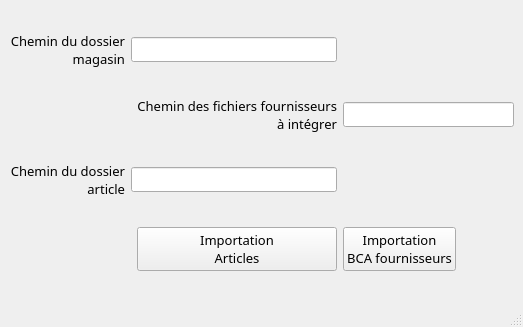
<?xml version="1.0" encoding="UTF-8"?>
<ui version="4.0">
 <class>MainWindow</class>
 <widget class="QMainWindow" name="MainWindow">
  <property name="geometry">
   <rect>
    <x>0</x>
    <y>0</y>
    <width>523</width>
    <height>327</height>
   </rect>
  </property>
  <property name="font">
   <font>
    <family>Gill Sans MT</family>
   </font>
  </property>
  <property name="windowTitle">
   <string>Imports kwisatz</string>
  </property>
  <property name="toolButtonStyle">
   <enum>Qt::ToolButtonIconOnly</enum>
  </property>
  <widget class="QWidget" name="centralwidget">
   <layout class="QGridLayout" name="gridLayout">
    <item row="4" column="0">
     <widget class="QLabel" name="labelArticles">
      <property name="palette">
       <palette>
        <active>
         <colorrole role="Button">
          <brush brushstyle="SolidPattern">
           <color alpha="255">
            <red>0</red>
            <green>0</green>
            <blue>255</blue>
           </color>
          </brush>
         </colorrole>
         <colorrole role="Text">
          <brush brushstyle="SolidPattern">
           <color alpha="255">
            <red>0</red>
            <green>0</green>
            <blue>255</blue>
           </color>
          </brush>
         </colorrole>
         <colorrole role="BrightText">
          <brush brushstyle="SolidPattern">
           <color alpha="255">
            <red>0</red>
            <green>0</green>
            <blue>255</blue>
           </color>
          </brush>
         </colorrole>
        </active>
        <inactive>
         <colorrole role="Button">
          <brush brushstyle="SolidPattern">
           <color alpha="255">
            <red>0</red>
            <green>0</green>
            <blue>255</blue>
           </color>
          </brush>
         </colorrole>
         <colorrole role="Text">
          <brush brushstyle="SolidPattern">
           <color alpha="255">
            <red>0</red>
            <green>0</green>
            <blue>255</blue>
           </color>
          </brush>
         </colorrole>
         <colorrole role="BrightText">
          <brush brushstyle="SolidPattern">
           <color alpha="255">
            <red>0</red>
            <green>0</green>
            <blue>255</blue>
           </color>
          </brush>
         </colorrole>
        </inactive>
        <disabled>
         <colorrole role="Button">
          <brush brushstyle="SolidPattern">
           <color alpha="255">
            <red>0</red>
            <green>0</green>
            <blue>255</blue>
           </color>
          </brush>
         </colorrole>
         <colorrole role="Text">
          <brush brushstyle="SolidPattern">
           <color alpha="255">
            <red>120</red>
            <green>120</green>
            <blue>120</blue>
           </color>
          </brush>
         </colorrole>
         <colorrole role="BrightText">
          <brush brushstyle="SolidPattern">
           <color alpha="255">
            <red>0</red>
            <green>0</green>
            <blue>255</blue>
           </color>
          </brush>
         </colorrole>
        </disabled>
       </palette>
      </property>
      <property name="font">
       <font>
        <pointsize>10</pointsize>
       </font>
      </property>
      <property name="contextMenuPolicy">
       <enum>Qt::DefaultContextMenu</enum>
      </property>
      <property name="text">
       <string>Chemin du dossier
article</string>
      </property>
      <property name="alignment">
       <set>Qt::AlignRight|Qt::AlignTrailing|Qt::AlignVCenter</set>
      </property>
      <property name="textInteractionFlags">
       <set>Qt::NoTextInteraction</set>
      </property>
     </widget>
    </item>
    <item row="5" column="5">
     <spacer name="horizontalSpacer">
      <property name="orientation">
       <enum>Qt::Horizontal</enum>
      </property>
      <property name="sizeHint" stdset="0">
       <size>
        <width>44</width>
        <height>20</height>
       </size>
      </property>
     </spacer>
    </item>
    <item row="5" column="4">
     <widget class="QPushButton" name="BCAButton">
      <property name="font">
       <font>
        <family>Gill Sans MT</family>
        <pointsize>10</pointsize>
       </font>
      </property>
      <property name="cursor">
       <cursorShape>PointingHandCursor</cursorShape>
      </property>
      <property name="text">
       <string>Importation
BCA fournisseurs</string>
      </property>
     </widget>
    </item>
    <item row="0" column="0">
     <widget class="QLabel" name="labelBasePath">
      <property name="palette">
       <palette>
        <active>
         <colorrole role="WindowText">
          <brush brushstyle="SolidPattern">
           <color alpha="255">
            <red>0</red>
            <green>0</green>
            <blue>0</blue>
           </color>
          </brush>
         </colorrole>
         <colorrole role="Button">
          <brush brushstyle="SolidPattern">
           <color alpha="255">
            <red>85</red>
            <green>170</green>
            <blue>255</blue>
           </color>
          </brush>
         </colorrole>
         <colorrole role="Light">
          <brush brushstyle="SolidPattern">
           <color alpha="255">
            <red>213</red>
            <green>234</green>
            <blue>255</blue>
           </color>
          </brush>
         </colorrole>
         <colorrole role="Midlight">
          <brush brushstyle="SolidPattern">
           <color alpha="255">
            <red>149</red>
            <green>202</green>
            <blue>255</blue>
           </color>
          </brush>
         </colorrole>
         <colorrole role="Dark">
          <brush brushstyle="SolidPattern">
           <color alpha="255">
            <red>42</red>
            <green>85</green>
            <blue>127</blue>
           </color>
          </brush>
         </colorrole>
         <colorrole role="Mid">
          <brush brushstyle="SolidPattern">
           <color alpha="255">
            <red>56</red>
            <green>113</green>
            <blue>170</blue>
           </color>
          </brush>
         </colorrole>
         <colorrole role="Text">
          <brush brushstyle="SolidPattern">
           <color alpha="255">
            <red>0</red>
            <green>0</green>
            <blue>0</blue>
           </color>
          </brush>
         </colorrole>
         <colorrole role="BrightText">
          <brush brushstyle="SolidPattern">
           <color alpha="255">
            <red>255</red>
            <green>255</green>
            <blue>255</blue>
           </color>
          </brush>
         </colorrole>
         <colorrole role="ButtonText">
          <brush brushstyle="SolidPattern">
           <color alpha="255">
            <red>0</red>
            <green>0</green>
            <blue>0</blue>
           </color>
          </brush>
         </colorrole>
         <colorrole role="Base">
          <brush brushstyle="SolidPattern">
           <color alpha="255">
            <red>255</red>
            <green>255</green>
            <blue>255</blue>
           </color>
          </brush>
         </colorrole>
         <colorrole role="Window">
          <brush brushstyle="SolidPattern">
           <color alpha="255">
            <red>85</red>
            <green>170</green>
            <blue>255</blue>
           </color>
          </brush>
         </colorrole>
         <colorrole role="Shadow">
          <brush brushstyle="SolidPattern">
           <color alpha="255">
            <red>0</red>
            <green>0</green>
            <blue>0</blue>
           </color>
          </brush>
         </colorrole>
         <colorrole role="AlternateBase">
          <brush brushstyle="SolidPattern">
           <color alpha="255">
            <red>170</red>
            <green>212</green>
            <blue>255</blue>
           </color>
          </brush>
         </colorrole>
         <colorrole role="ToolTipBase">
          <brush brushstyle="SolidPattern">
           <color alpha="255">
            <red>255</red>
            <green>255</green>
            <blue>220</blue>
           </color>
          </brush>
         </colorrole>
         <colorrole role="ToolTipText">
          <brush brushstyle="SolidPattern">
           <color alpha="255">
            <red>0</red>
            <green>0</green>
            <blue>0</blue>
           </color>
          </brush>
         </colorrole>
        </active>
        <inactive>
         <colorrole role="WindowText">
          <brush brushstyle="SolidPattern">
           <color alpha="255">
            <red>0</red>
            <green>0</green>
            <blue>0</blue>
           </color>
          </brush>
         </colorrole>
         <colorrole role="Button">
          <brush brushstyle="SolidPattern">
           <color alpha="255">
            <red>85</red>
            <green>170</green>
            <blue>255</blue>
           </color>
          </brush>
         </colorrole>
         <colorrole role="Light">
          <brush brushstyle="SolidPattern">
           <color alpha="255">
            <red>213</red>
            <green>234</green>
            <blue>255</blue>
           </color>
          </brush>
         </colorrole>
         <colorrole role="Midlight">
          <brush brushstyle="SolidPattern">
           <color alpha="255">
            <red>149</red>
            <green>202</green>
            <blue>255</blue>
           </color>
          </brush>
         </colorrole>
         <colorrole role="Dark">
          <brush brushstyle="SolidPattern">
           <color alpha="255">
            <red>42</red>
            <green>85</green>
            <blue>127</blue>
           </color>
          </brush>
         </colorrole>
         <colorrole role="Mid">
          <brush brushstyle="SolidPattern">
           <color alpha="255">
            <red>56</red>
            <green>113</green>
            <blue>170</blue>
           </color>
          </brush>
         </colorrole>
         <colorrole role="Text">
          <brush brushstyle="SolidPattern">
           <color alpha="255">
            <red>0</red>
            <green>0</green>
            <blue>0</blue>
           </color>
          </brush>
         </colorrole>
         <colorrole role="BrightText">
          <brush brushstyle="SolidPattern">
           <color alpha="255">
            <red>255</red>
            <green>255</green>
            <blue>255</blue>
           </color>
          </brush>
         </colorrole>
         <colorrole role="ButtonText">
          <brush brushstyle="SolidPattern">
           <color alpha="255">
            <red>0</red>
            <green>0</green>
            <blue>0</blue>
           </color>
          </brush>
         </colorrole>
         <colorrole role="Base">
          <brush brushstyle="SolidPattern">
           <color alpha="255">
            <red>255</red>
            <green>255</green>
            <blue>255</blue>
           </color>
          </brush>
         </colorrole>
         <colorrole role="Window">
          <brush brushstyle="SolidPattern">
           <color alpha="255">
            <red>85</red>
            <green>170</green>
            <blue>255</blue>
           </color>
          </brush>
         </colorrole>
         <colorrole role="Shadow">
          <brush brushstyle="SolidPattern">
           <color alpha="255">
            <red>0</red>
            <green>0</green>
            <blue>0</blue>
           </color>
          </brush>
         </colorrole>
         <colorrole role="AlternateBase">
          <brush brushstyle="SolidPattern">
           <color alpha="255">
            <red>170</red>
            <green>212</green>
            <blue>255</blue>
           </color>
          </brush>
         </colorrole>
         <colorrole role="ToolTipBase">
          <brush brushstyle="SolidPattern">
           <color alpha="255">
            <red>255</red>
            <green>255</green>
            <blue>220</blue>
           </color>
          </brush>
         </colorrole>
         <colorrole role="ToolTipText">
          <brush brushstyle="SolidPattern">
           <color alpha="255">
            <red>0</red>
            <green>0</green>
            <blue>0</blue>
           </color>
          </brush>
         </colorrole>
        </inactive>
        <disabled>
         <colorrole role="WindowText">
          <brush brushstyle="SolidPattern">
           <color alpha="255">
            <red>42</red>
            <green>85</green>
            <blue>127</blue>
           </color>
          </brush>
         </colorrole>
         <colorrole role="Button">
          <brush brushstyle="SolidPattern">
           <color alpha="255">
            <red>85</red>
            <green>170</green>
            <blue>255</blue>
           </color>
          </brush>
         </colorrole>
         <colorrole role="Light">
          <brush brushstyle="SolidPattern">
           <color alpha="255">
            <red>213</red>
            <green>234</green>
            <blue>255</blue>
           </color>
          </brush>
         </colorrole>
         <colorrole role="Midlight">
          <brush brushstyle="SolidPattern">
           <color alpha="255">
            <red>149</red>
            <green>202</green>
            <blue>255</blue>
           </color>
          </brush>
         </colorrole>
         <colorrole role="Dark">
          <brush brushstyle="SolidPattern">
           <color alpha="255">
            <red>42</red>
            <green>85</green>
            <blue>127</blue>
           </color>
          </brush>
         </colorrole>
         <colorrole role="Mid">
          <brush brushstyle="SolidPattern">
           <color alpha="255">
            <red>56</red>
            <green>113</green>
            <blue>170</blue>
           </color>
          </brush>
         </colorrole>
         <colorrole role="Text">
          <brush brushstyle="SolidPattern">
           <color alpha="255">
            <red>42</red>
            <green>85</green>
            <blue>127</blue>
           </color>
          </brush>
         </colorrole>
         <colorrole role="BrightText">
          <brush brushstyle="SolidPattern">
           <color alpha="255">
            <red>255</red>
            <green>255</green>
            <blue>255</blue>
           </color>
          </brush>
         </colorrole>
         <colorrole role="ButtonText">
          <brush brushstyle="SolidPattern">
           <color alpha="255">
            <red>42</red>
            <green>85</green>
            <blue>127</blue>
           </color>
          </brush>
         </colorrole>
         <colorrole role="Base">
          <brush brushstyle="SolidPattern">
           <color alpha="255">
            <red>85</red>
            <green>170</green>
            <blue>255</blue>
           </color>
          </brush>
         </colorrole>
         <colorrole role="Window">
          <brush brushstyle="SolidPattern">
           <color alpha="255">
            <red>85</red>
            <green>170</green>
            <blue>255</blue>
           </color>
          </brush>
         </colorrole>
         <colorrole role="Shadow">
          <brush brushstyle="SolidPattern">
           <color alpha="255">
            <red>0</red>
            <green>0</green>
            <blue>0</blue>
           </color>
          </brush>
         </colorrole>
         <colorrole role="AlternateBase">
          <brush brushstyle="SolidPattern">
           <color alpha="255">
            <red>85</red>
            <green>170</green>
            <blue>255</blue>
           </color>
          </brush>
         </colorrole>
         <colorrole role="ToolTipBase">
          <brush brushstyle="SolidPattern">
           <color alpha="255">
            <red>255</red>
            <green>255</green>
            <blue>220</blue>
           </color>
          </brush>
         </colorrole>
         <colorrole role="ToolTipText">
          <brush brushstyle="SolidPattern">
           <color alpha="255">
            <red>0</red>
            <green>0</green>
            <blue>0</blue>
           </color>
          </brush>
         </colorrole>
        </disabled>
       </palette>
      </property>
      <property name="font">
       <font>
        <pointsize>10</pointsize>
       </font>
      </property>
      <property name="text">
       <string>Chemin du dossier
 magasin</string>
      </property>
      <property name="textFormat">
       <enum>Qt::AutoText</enum>
      </property>
      <property name="scaledContents">
       <bool>false</bool>
      </property>
      <property name="alignment">
       <set>Qt::AlignRight|Qt::AlignTrailing|Qt::AlignVCenter</set>
      </property>
      <property name="wordWrap">
       <bool>false</bool>
      </property>
      <property name="textInteractionFlags">
       <set>Qt::NoTextInteraction</set>
      </property>
     </widget>
    </item>
    <item row="5" column="3">
     <widget class="QPushButton" name="articlesButton">
      <property name="font">
       <font>
        <family>Gill Sans MT</family>
        <pointsize>10</pointsize>
       </font>
      </property>
      <property name="cursor">
       <cursorShape>PointingHandCursor</cursorShape>
      </property>
      <property name="mouseTracking">
       <bool>false</bool>
      </property>
      <property name="focusPolicy">
       <enum>Qt::StrongFocus</enum>
      </property>
      <property name="text">
       <string>Importation
Articles</string>
      </property>
     </widget>
    </item>
    <item row="4" column="2" colspan="2">
     <widget class="QLineEdit" name="articlesInput"/>
    </item>
    <item row="0" column="2" colspan="2">
     <widget class="QLineEdit" name="baseInput"/>
    </item>
    <item row="1" column="4" colspan="2">
     <widget class="QLineEdit" name="BCAInput"/>
    </item>
    <item row="1" column="3">
     <widget class="QLabel" name="labelProviderFiles">
      <property name="font">
       <font>
        <pointsize>10</pointsize>
       </font>
      </property>
      <property name="text">
       <string>Chemin des fichiers fournisseurs
à intégrer</string>
      </property>
      <property name="alignment">
       <set>Qt::AlignRight|Qt::AlignTrailing|Qt::AlignVCenter</set>
      </property>
     </widget>
    </item>
    <item row="5" column="0">
     <spacer name="horizontalSpacer_2">
      <property name="orientation">
       <enum>Qt::Horizontal</enum>
      </property>
      <property name="sizeHint" stdset="0">
       <size>
        <width>52</width>
        <height>24</height>
       </size>
      </property>
     </spacer>
    </item>
   </layout>
  </widget>
  <widget class="QMenuBar" name="menubar">
   <property name="geometry">
    <rect>
     <x>0</x>
     <y>0</y>
     <width>523</width>
     <height>21</height>
    </rect>
   </property>
  </widget>
  <widget class="QStatusBar" name="statusbar"/>
 </widget>
 <resources/>
 <connections/>
</ui>
